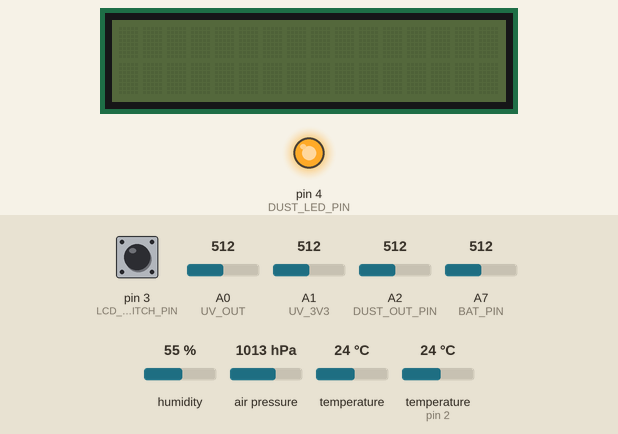
Recording of a sketch running on a simulated Arduino Nano, built with avr-gcc and run on an emulated ATmega328P. On the bench: 16×2 character LCD, output pins drawn as LEDs (lit = HIGH). Inputs (shaded band) come from the test bench; at power-on: pin 3 (LCD_SWITCH_PIN) HIGH, humidity 55 %, temperature 24 °C, A0 (UV_OUT) = 512, A1 (UV_3V3) = 512, A2 (DUST_OUT_PIN) = 512, A7 (BAT_PIN) = 512, air pressure 1013 hPa, temperature (sensor on pin 2) 24 °C. The local clock reads 2024-03-15 10:24:30 at power-on unless the sketch sets it; storage starts empty; what the sketch prints to the serial monitor is not drawn.

Above: at 1.4 s.
1.5 s: pin 3 (LCD_SWITCH_PIN) pulled LOW for 0.15 s
At 2.2 s:
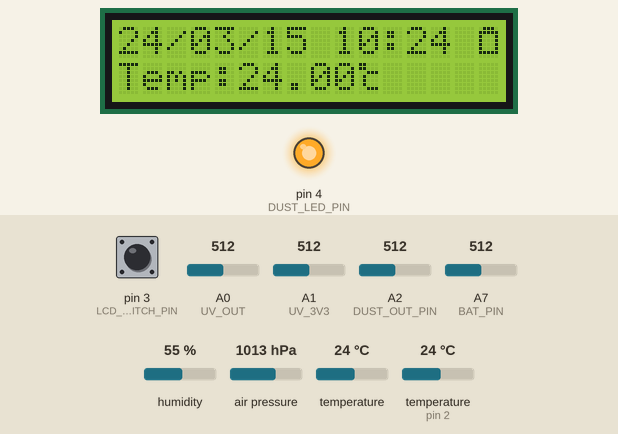
4.6 s: humidity set to 22 %
At 7.9 s:
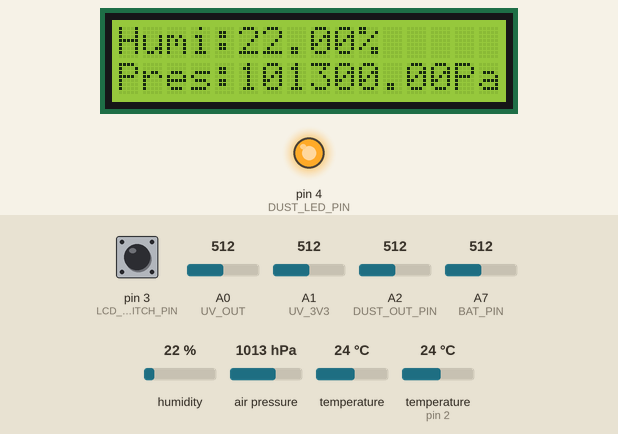
19.1 s: temperature (sensor 0) set to 19 °C
At 22.1 s:
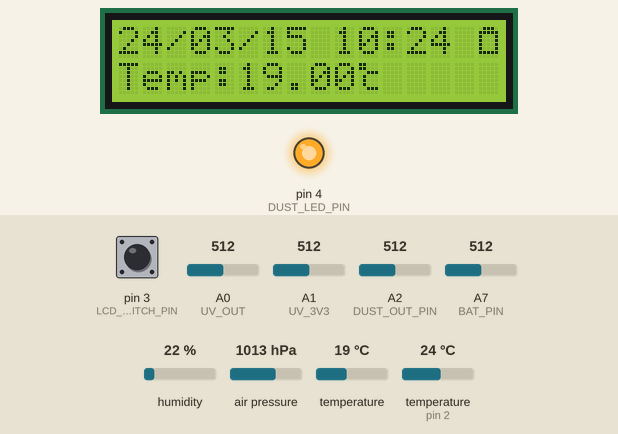
25.1 s: humidity set to 68 %
At 27.8 s:
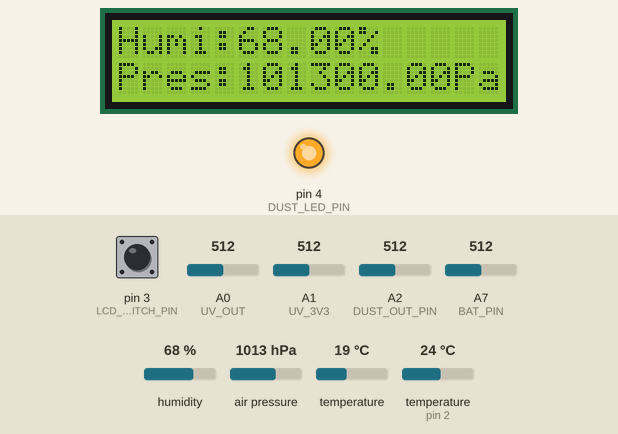
Timing chart, 0 to 29.3 s (numbered marks = the images above; inputs shaded):
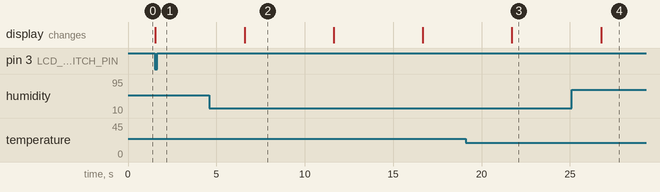

The sketch:

WeatherStation-DHT11-I2C1602.ino
```cpp
/***************************
 * SD Card
 * MOSI - pin 11
 * MISO - pin 12
 * CLK - pin 13
 * CS - pin 10
 *
 * UV Sensor
 * VIN - 3.3V
 * OUT - A0
 * GND - GND
 * EN - 3.3V
 * 3.3V - A1
 *
 * Dust Sensor
 * Sharp pin 1 (V-LED) - 5V (串联150Ω电阻，pin 1和电阻之间连220μF电容接地)
 * Sharp pin 2 (LED-GND) - GND
 * Sharp pin 3 (LED) - pin 2
 * Sharp pin 4 (S-GND) - GND
 * Sharp pin 5 (Vo) - A0
 * Sharp pin 6 (Vcc) - 5V
 *
 * I2C Sensors
 * VCC - 5V
 * GND - GND
 * SDA - A4
 * SCL - A5
 *
 * DHT11
 * OUT - PIN 2
 * VCC - 5V
 * GND - GND
 **************************/

#include <DS3231.h>
#include <Adafruit_BMP280.h>
#include <dht11.h>
#include <LiquidCrystal_I2C.h>
#include <Wire.h>
#include <SPI.h>
#include <SD.h>
const int chipSelect = 10;

byte deg[8] = {
  B11000,
  B11000,
  B00111,
  B01000,
  B01000,
  B01000,
  B00111,
  B00000
};
byte three[8]={
  B11100,
  B00010,
  B01100,
  B00010,
  B11100,
  B00000,
  B00000,
  B00000
};
byte two[8] = {
  B01100,
  B10010,
  B00100,
  B01000,
  B11110,
  B00000,
  B00000,
  B00000
};
byte b4[8] = {
  B01110,
  B11111,
  B11111,
  B11111,
  B11111,
  B11111,
  B11111,
  B00000
};
byte b3[8] = {
  B01110,
  B11111,
  B10001,
  B11111,
  B11111,
  B11111,
  B11111,
  B00000
};
byte b2[8] = {
  B01110,
  B11111,
  B10001,
  B10001,
  B11111,
  B11111,
  B11111,
  B00000
};
byte b1[8] = {
  B01110,
  B11111,
  B10001,
  B10001,
  B10001,
  B11111,
  B11111,
  B00000
};
byte b0[8] = {
  B01110,
  B11111,
  B10001,
  B10001,
  B10001,
  B10001,
  B11111,
  B00000
};

dht11 DHT11;
const int DHT_PIN = 2;
DS3231 Clock;
Adafruit_BMP280 bmp;
LiquidCrystal_I2C lcd(0x3F,16,2);
const int LCD_SWITCH_PIN=3;
const int UV_OUT = A0;
const int UV_3V3 = A1;
const int BAT_PIN=A7;

const int DUST_SAMPLING_TIME = 280;
const int DUST_DELTA_TIME = 40;
const int DUST_SLEEP_TIME = 9680;
const int DUST_LED_PIN=4;
const int DUST_OUT_PIN=A2;

const unsigned long INTERVAL=120000;
unsigned long last=0;
unsigned long now=0;
unsigned long minus=0;

void setup() {
  Serial.begin(9600);
  Wire.begin();
  //LCD Initialize
  lcd.init();
  lcd.noDisplay();
  lcd.createChar(0, deg);
  lcd.createChar(1, two);
  lcd.createChar(5, three);
  lcd.createChar(2, b4);
  lcd.createChar(3, b2);
  lcd.createChar(4, b0);
  //LCD Switch Initialize
  pinMode(LCD_SWITCH_PIN, INPUT_PULLUP);
  //BMP280 Initialize
  bmp.begin();
  //UV Initialize
  pinMode(UV_OUT, INPUT);
  pinMode(UV_3V3, INPUT);
  //
  pinMode(DUST_LED_PIN,OUTPUT);
  //SD Initialize
  if (SD.begin(chipSelect))
  {
    Serial.println("SD initialize done.");
    if (!SD.exists("datalog.txt")) {
      File dataFile = SD.open("datalog.txt", FILE_WRITE);
      dataFile.println("Time,Temperature(℃),Humidity(%),Pressure(Pa),UV(mW/cm^2),Dust(mg/m3)");
      dataFile.close();
    }
    WriteSD();
  }
}

void loop() {
 /* Serial.println(ReadTime());
  Serial.println(ReadDHT11());
  Serial.println(ReadBMP());
  Serial.println(ReadUV());
  Serial.println();
  WriteSD();
  delay(1000);
  Display();
  delay(1000);*/
  //Detect LCD switch press
  if(digitalRead(LCD_SWITCH_PIN)==LOW){
    lcd.backlight();
    lcd.display();
    Display();
    Display();
    lcd.noBacklight();
    lcd.noDisplay();
  }

  now=millis();
  minus=now-last;
  if(minus>INTERVAL){
    last=now;
    WriteSD();
  }
}

int ReadBattery(){
  int val=analogRead(BAT_PIN);
  float volts=(val/1023.0)*5;
  int per=(volts-3.2)*100;
  int res=4;
  if(per>=60){
    res=2;
  }
  else if(per>=20&&per<60){
    res=3;
  }
  else{
    res=4;
  }
  return res;
}

void Display(){
  bool h12,PM,Century;
  int second=0,minute=0,hour=0,date=0,month=0,year=0;
  String secondDis="",minuteDis="",hourDis="",dateDis="",monthDis="";
  int dustLevel=0;
  float temp=0,press=0,hum=0,dust=0,dustRaw=0;
  String tempDis="",pressDis="",humDis="",uvDis="",dustLevelDis="",timeDis="",resDis="";

  //read time
  second=Clock.getSecond();
  minute=Clock.getMinute();
  hour=Clock.getHour(h12, PM);
  date=Clock.getDate();
  month=Clock.getMonth(Century);
  year=Clock.getYear();

  if(second<10)
    secondDis=secondDis+"0"+second;
  else
    secondDis+=second;
  if(minute<10)
    minuteDis=minuteDis+"0"+minute;
  else
    minuteDis+=minute;
  if(hour<10)
    hourDis=hourDis+"0"+hour;
  else
    hourDis+=hour;
  if(date<10)
    dateDis=dateDis+"0"+date;
  else
    dateDis+=date;
  if(month<10)
    monthDis=monthDis+"0"+month;
  else
    monthDis+=month;
  timeDis=timeDis+year+"/"+monthDis+"/"+dateDis+" "+hourDis+":"+minuteDis;//+":"+secondDis;

  //read bmp280
  temp=bmp.readTemperature();
  press=bmp.readPressure();

  tempDis=tempDis+"Temp:"+temp;
  pressDis=pressDis+"Pres:"+press+"Pa";

  //print in LCD
  lcd.clear();
  lcd.setCursor(0,0);
  lcd.print(timeDis);
  lcd.setCursor(15,0);
  lcd.write(ReadBattery());
  lcd.setCursor(0,1);
  lcd.print(tempDis);
  lcd.write(0);
  delay(5000);

  //read dht11
  int chk = DHT11.read(DHT_PIN);
  switch (chk)
  {
    case DHTLIB_OK:
      hum=DHT11.humidity;
      break;
    default:
      hum=0;
      break;
  }
  humDis=humDis+"Humi:"+hum+"%";

  lcd.clear();
  lcd.setCursor(0,0);
  lcd.print(humDis);
  lcd.setCursor(0,1);
  lcd.print(pressDis);
  delay(5000);

  //read uv
  int uvLevel = averageAnalogRead(UV_OUT);
  int refLevel = averageAnalogRead(UV_3V3);
  float outputVoltage = 3.3 / refLevel * uvLevel;
  float uvIntensity = mapfloat(outputVoltage, 0.99, 2.9, 0.0, 15.0);

  lcd.clear();
  lcd.setCursor(0,0);
  lcd.print("UV(mW/cm");
  lcd.write(1);
  lcd.print("):");
  lcd.print(uvIntensity);
  lcd.setCursor(0,1);
  lcd.print("Level:");
  lcd.print((int)(uvIntensity*10*0.04));
  delay(5000);

  //read sharp
  dustRaw=ReadDust();
  dustLevel=((dustRaw/1024.0)-0.0356)*120000*0.035;
  if(dustLevel>=3000){
    dustLevelDis="Very Bad";
  }
  else if(dustLevel>=1050&&dustLevel<3000){
    dustLevelDis="Bad";
  }
  else if(dustLevel>=300&&dustLevel<1050){
    dustLevelDis="Medium";
  }
  else if(dustLevel>=150&&dustLevel<300){
    dustLevelDis="Good";
  }
  else if(dustLevel>=75&&dustLevel<150){
    dustLevelDis="Very Good";
  }
  else if(dustLevel>=0&&dustLevel<75){
    dustLevelDis="Perfect";
  }
  else{
    dustLevelDis="Error";
  }
  float calcVoltage = dustRaw * (5.0 / 1024.0);
  dust = 0.17 * calcVoltage - 0.1;

  lcd.clear();
  lcd.setCursor(0,0);
  lcd.print("Dust(mg/m");
  lcd.write(5);
  lcd.print("):");
  lcd.print(dust);
  lcd.setCursor(0,1);
  lcd.print("Level:");
  lcd.print(dustLevelDis);
  delay(5000);
}

void WriteSD(){
  File dataFile = SD.open("datalog.txt", FILE_WRITE);
  dataFile.print(ReadTime());
  dataFile.print(",");
  dataFile.print(bmp.readTemperature());
  dataFile.print(",");
  DHT11.read(DHT_PIN);
  dataFile.print(DHT11.humidity);
  dataFile.print(",");
  dataFile.print(bmp.readPressure());
  dataFile.print(",");
  int uvLevel = averageAnalogRead(UV_OUT);
  int refLevel = averageAnalogRead(UV_3V3);
  float outputVoltage = 3.3 / refLevel * uvLevel;
  float uvIntensity = mapfloat(outputVoltage, 0.99, 2.9, 0.0, 15.0);
  dataFile.print(uvIntensity);
  dataFile.print(",");
  dataFile.println(ReadDustForSD());
  dataFile.close();
}

/***************************************
 * Method for Serial.print()
****************************************/
float ReadDust(){
  float voMeasured = 0; //Raw Signal Value (0-1023)
  //float calcVoltage = 0; //Voltage
  //float dustDensity = 0;

  digitalWrite(DUST_LED_PIN,LOW); // power on the LED
  delayMicroseconds(DUST_SAMPLING_TIME);

  voMeasured = analogRead(DUST_OUT_PIN); // read the dust value

  delayMicroseconds(DUST_DELTA_TIME);
  digitalWrite(DUST_LED_PIN,HIGH); // turn the LED off
  delayMicroseconds(DUST_SLEEP_TIME);

  // 0 - 5V mapped to 0 - 1023 integer values
  // recover voltage
  //calcVoltage = (float)voMeasured * (5.0 / 1024.0);

  // linear eqaution taken from http://www.howmuchsnow.com/arduino/airquality/
  // Chris Nafis (c) 2012
  //level=((voMeasured/1024)-0.0356)*120000*0.035
  //dustDensity = 0.17 * calcVoltage - 0.1;
  /*if ( calcVoltage >= 0.6 )
  {
      dustDensity = 0.17 * calcVoltage - 0.1;
  }
  else
  {
      dustDensity = 0;
  }*/

  return voMeasured;
}

float ReadDustForSD(){
  float voMeasured = 0; //Raw Signal Value (0-1023)
  float calcVoltage = 0; //Voltage
  float dustDensity = 0;

  digitalWrite(DUST_LED_PIN,LOW); // power on the LED
  delayMicroseconds(DUST_SAMPLING_TIME);

  voMeasured = analogRead(DUST_OUT_PIN); // read the dust value

  delayMicroseconds(DUST_DELTA_TIME);
  digitalWrite(DUST_LED_PIN,HIGH); // turn the LED off
  delayMicroseconds(DUST_SLEEP_TIME);

  // 0 - 5V mapped to 0 - 1023 integer values
  // recover voltage
  calcVoltage = (float)voMeasured * (5.0 / 1024.0);

  // linear eqaution taken from http://www.howmuchsnow.com/arduino/airquality/
  // Chris Nafis (c) 2012
  //level=((voMeasured/1024)-0.0356)*120000*0.035
  //dustDensity = 0.17 * calcVoltage - 0.1;
  if ( calcVoltage >= 0.6 )
  {
      dustDensity = 0.17 * calcVoltage - 0.1;
  }
  else
  {
      dustDensity = 0;
  }

  return dustDensity;
}

String ReadTime(){
  String time="";
  bool h12,PM,Century;
  int second=0,minute=0,hour=0,date=0,month=0,year=0;
  String secondStr="",minuteStr="",hourStr="",dateStr="",monthStr="";

  second=Clock.getSecond();
  minute=Clock.getMinute();
  hour=Clock.getHour(h12, PM);
  date=Clock.getDate();
  month=Clock.getMonth(Century);
  year=Clock.getYear();

  if(second<10)
    secondStr=secondStr+"0"+second;
  else
    secondStr+=second;
  if(minute<10)
    minuteStr=minuteStr+"0"+minute;
  else
    minuteStr+=minute;
  if(hour<10)
    hourStr=hourStr+"0"+hour;
  else
    hourStr+=hour;
  if(date<10)
    dateStr=dateStr+"0"+date;
  else
    dateStr+=date;
  if(month<10)
    monthStr=monthStr+"0"+month;
  else
    monthStr+=month;

  time=time+"20"+year+"/"+monthStr+"/"+dateStr+" "+hourStr+":"+minuteStr+":"+secondStr;

  return time;
}

String ReadBMP(){
  String res="";
  float temp=0,press=0,alt=0;

  temp=bmp.readTemperature();
  press=bmp.readPressure();

  res=res+"Temperature:"+temp+"℃"+"  Pressure:"+press+"Pa";

  return res;
}

String ReadDHT11(){
  String res="";
  int chk = DHT11.read(DHT_PIN);
  switch (chk)
  {
    case DHTLIB_OK:
      break;
    case DHTLIB_ERROR_CHECKSUM:
      return "Checksum error";
    case DHTLIB_ERROR_TIMEOUT:
      return "Time out error";
    default:
      return "Unknown error";
  }

  res=res+"Humidity:"+DHT11.humidity+"%  Temperature:"+DHT11.temperature+"℃";

  return res;
}

String ReadUV(){
  String res="";
  int uvLevel = averageAnalogRead(UV_OUT);
  int refLevel = averageAnalogRead(UV_3V3);
  float outputVoltage = 3.3 / refLevel * uvLevel;
  float uvIntensity = mapfloat(outputVoltage, 0.99, 2.9, 0.0, 15.0);

  res=res+"UV Intensity (mW/cm^2):"+uvIntensity;

  return res;
}

int averageAnalogRead(int pinToRead)
{
  byte numberOfReadings = 8;
  unsigned int runningValue = 0;

  for(int x = 0 ; x < numberOfReadings ; x++)
    runningValue += analogRead(pinToRead);
  runningValue /= numberOfReadings;

  return(runningValue);
}

float mapfloat(float x, float in_min, float in_max, float out_min, float out_max)
{
  return (x - in_min) * (out_max - out_min) / (in_max - in_min) + out_min;
}

/*#define NOP do { __asm__ __volatile__ ("nop"); } while (0)
void _delay(int ms)
{
  for(int i=0; i<ms; i++){
    for(unsigned long j=0;j<1985;j++) NOP;
  }
}*/
```

Measured:
- after the input at 1.5 s, the display: changes at once (image 1)
- after the input at 19.1 s, the display: changes after 2.6 s (image 3)
- what the display in image 2 shows lasts 5.0 s, from 6.6 s to 11.6 s
